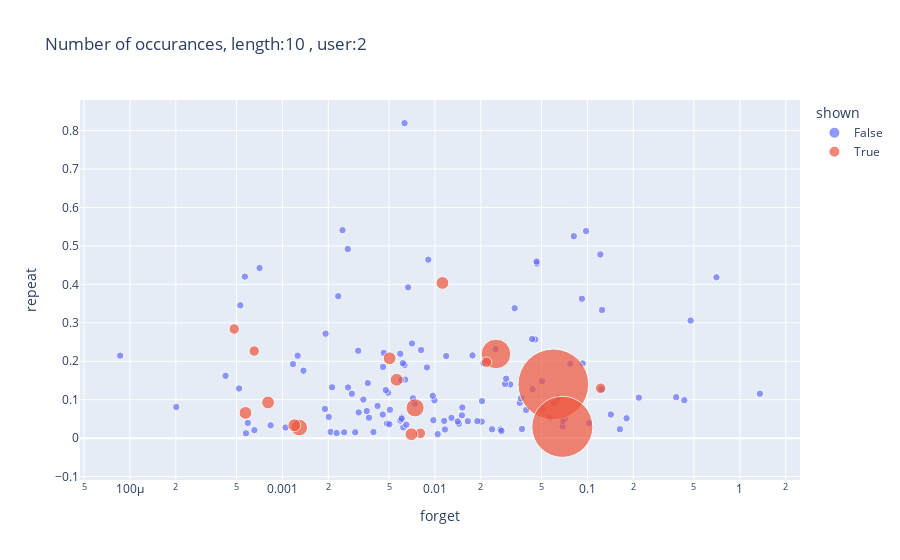
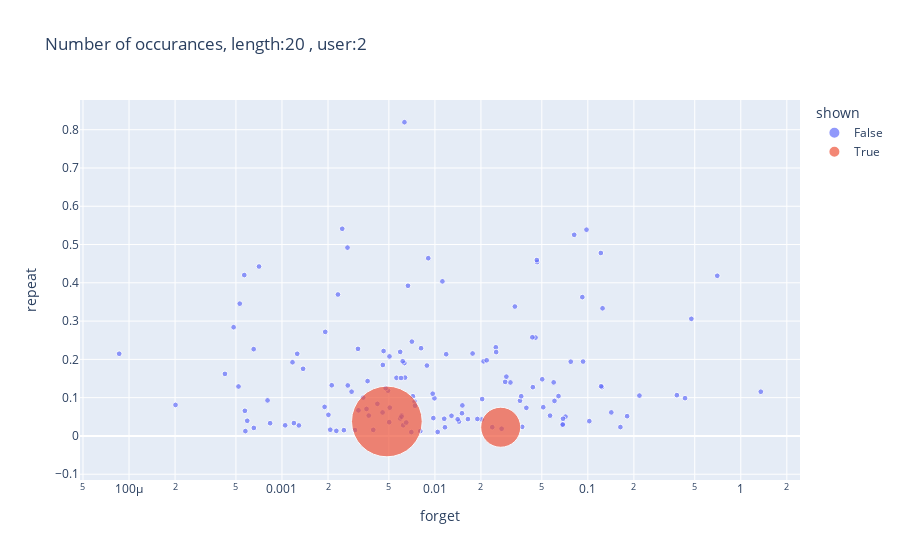
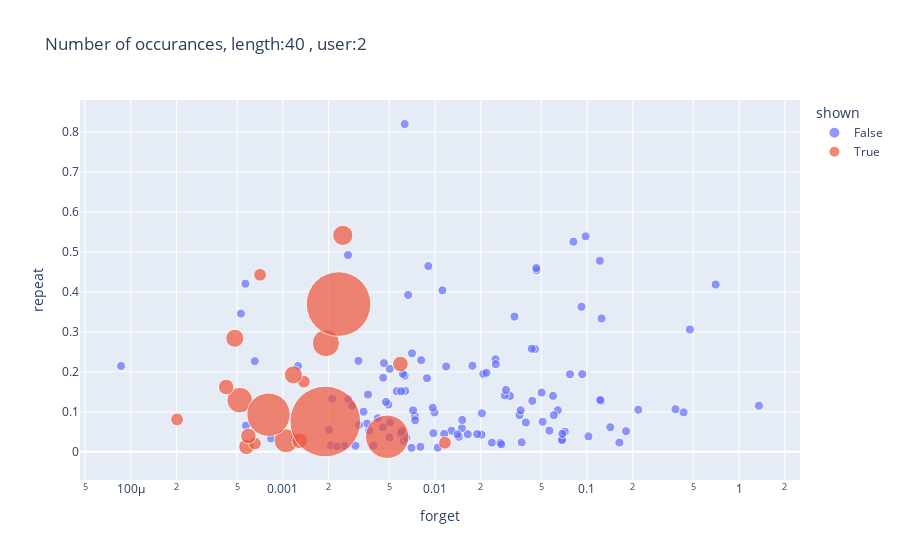
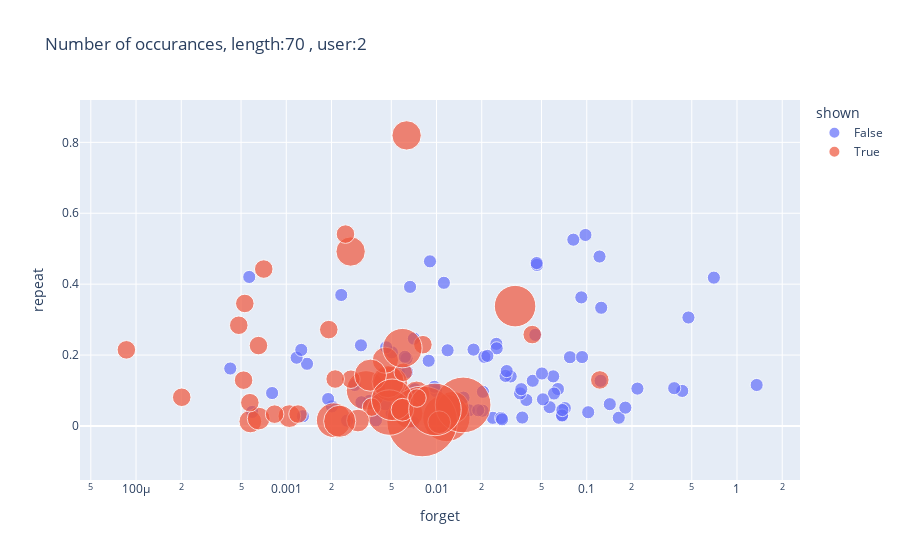

These figures' notebook cell, in order:
### Code cell
aa = []
j = 2
for i in range(6):
    rewards, actions = run_one_episode(env, m[i], j)
#     print(rewards, actions)
    item_count = [actions.count(x)+1 for x in range(n_items)]
    shown = [bool(actions.count(x) > 0) for x in range(n_items)]
    df = pd.DataFrame(zip(env.all_forget_rates[j], env.all_repetition_rates[j], item_count, shown))
    df.columns=['forget', 'repeat', 'counter', 'shown']
    df['shown']=df['shown'].astype('str')
    fig = px.scatter(df, x="forget", y="repeat",
                     size="counter", color='shown',log_x=True, #log_y=True,
                      size_max=50, title='Number of occurances, length:{} , user:{}'.format(session_lengths[i], j))

    fig.show()
